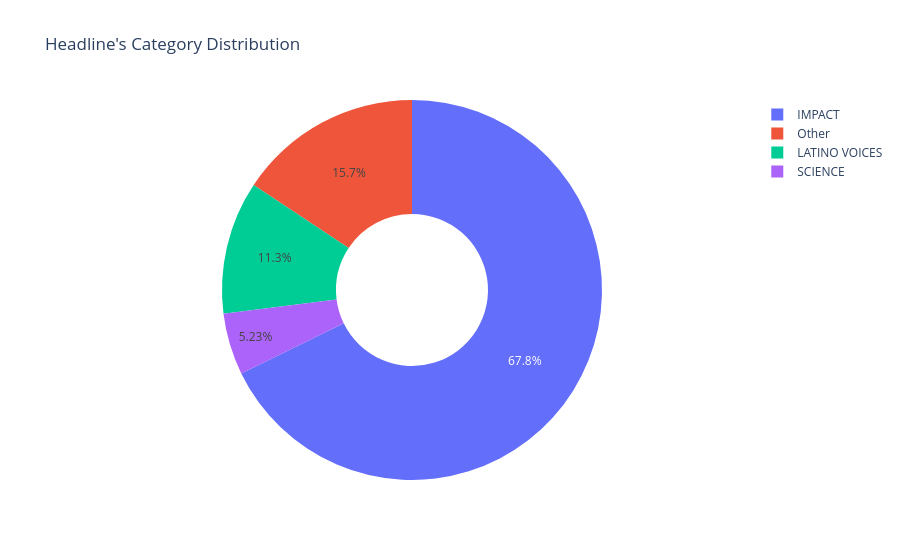
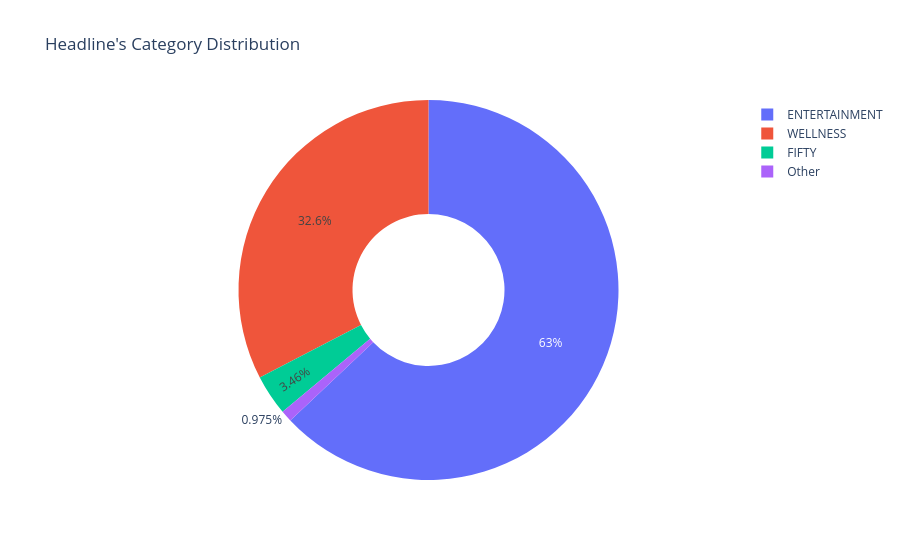

Notebook code for these charts, in order:
### Code cell
def classify(headline):
    with torch.no_grad():
        model.eval()
        # model.train()
        tokens = tokenizer.encode(headline)[:30]
        tokens += (30 - len(tokens)) * [pad_token_id]

        prediction = model(tokens)[:,-1]/1.4
        probs = torch.softmax(prediction, dim=-1)
        return output_df.columns[prediction.argmax().item()], probs[0].cpu().detach()

def display(probs):
    arr = np.array(probs, dtype=float)
    labs = np.array(output_df.columns)

    # Get top 3
    order = np.argsort(arr)[::-1]
    top_idx = order[:3]
    other_sum = arr[order[3:]].sum()

    # Combine top 3 + 'Other'
    final_labels = labs[top_idx].tolist() + (["Other"] if other_sum > 0 else [])
    final_values = arr[top_idx].tolist() + ([other_sum] if other_sum > 0 else [])

    # Create pie chart
    fig = px.pie(
        names=final_labels,
        values=final_values,
        hole=0.4,  # donut style
        title="Headline's Category Distribution"
    )
    fig.show()

pred, probs = classify("the 2025 LA datacon conference will take place in California State university, Long beach")
display(probs)


pred, probs = classify("Actress Diane Ladd dies at 89: What is known about the Oscar winner")
display(probs)

### Figure 1 — Plotly figure (JSON) as saved in the notebook; plotly's stock layout.template omitted (floating-point values rounded to 4 significant figures)
{"data": [{"domain": {"x": [0, 1], "y": [0, 1]}, "hole": 0.4, "hovertemplate": "label=%{label}<br>value=%{value}<extra></extra>", "labels": ["IMPACT", "LATINO VOICES", "SCIENCE", "Other"], "legendgroup": "", "name": "", "showlegend": true, "type": "pie", "values": [0.6777, 0.1131, 0.05234, 0.1569]}], "layout": {"legend": {"tracegroupgap": 0}, "title": {"text": "Headline's Category Distribution"}}}

### Figure 2 — Plotly figure (JSON) as saved in the notebook; plotly's stock layout.template omitted (floating-point values rounded to 4 significant figures)
{"data": [{"domain": {"x": [0, 1], "y": [0, 1]}, "hole": 0.4, "hovertemplate": "label=%{label}<br>value=%{value}<extra></extra>", "labels": ["ENTERTAINMENT", "WELLNESS", "FIFTY", "Other"], "legendgroup": "", "name": "", "showlegend": true, "type": "pie", "values": [0.6296, 0.3261, 0.03456, 0.009747]}], "layout": {"legend": {"tracegroupgap": 0}, "title": {"text": "Headline's Category Distribution"}}}
